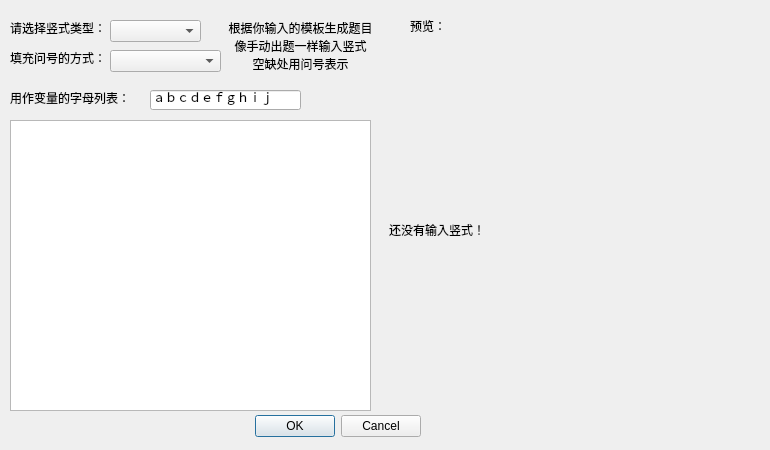
<?xml version="1.0" encoding="UTF-8"?>
<ui version="4.0">
 <class>Dialoghp</class>
 <widget class="QDialog" name="Dialoghp">
  <property name="geometry">
   <rect>
    <x>0</x>
    <y>0</y>
    <width>770</width>
    <height>450</height>
   </rect>
  </property>
  <property name="windowTitle">
   <string>半自动出题</string>
  </property>
  <widget class="QDialogButtonBox" name="buttonBox">
   <property name="geometry">
    <rect>
     <x>80</x>
     <y>410</y>
     <width>341</width>
     <height>32</height>
    </rect>
   </property>
   <property name="orientation">
    <enum>Qt::Horizontal</enum>
   </property>
   <property name="standardButtons">
    <set>QDialogButtonBox::Cancel|QDialogButtonBox::Ok</set>
   </property>
  </widget>
  <widget class="QLabel" name="label">
   <property name="geometry">
    <rect>
     <x>10</x>
     <y>20</y>
     <width>111</width>
     <height>16</height>
    </rect>
   </property>
   <property name="text">
    <string>请选择竖式类型：</string>
   </property>
  </widget>
  <widget class="QComboBox" name="cbxType">
   <property name="geometry">
    <rect>
     <x>110</x>
     <y>20</y>
     <width>91</width>
     <height>22</height>
    </rect>
   </property>
  </widget>
  <widget class="QLabel" name="label_3">
   <property name="geometry">
    <rect>
     <x>10</x>
     <y>50</y>
     <width>101</width>
     <height>16</height>
    </rect>
   </property>
   <property name="text">
    <string>填充问号的方式：</string>
   </property>
  </widget>
  <widget class="QComboBox" name="cbxQuote">
   <property name="geometry">
    <rect>
     <x>110</x>
     <y>50</y>
     <width>111</width>
     <height>22</height>
    </rect>
   </property>
  </widget>
  <widget class="QLabel" name="label_4">
   <property name="geometry">
    <rect>
     <x>220</x>
     <y>20</y>
     <width>161</width>
     <height>51</height>
    </rect>
   </property>
   <property name="text">
    <string>根据你输入的模板生成题目
像手动出题一样输入竖式
空缺处用问号表示</string>
   </property>
   <property name="alignment">
    <set>Qt::AlignCenter</set>
   </property>
  </widget>
  <widget class="QLabel" name="label_5">
   <property name="geometry">
    <rect>
     <x>10</x>
     <y>90</y>
     <width>131</width>
     <height>16</height>
    </rect>
   </property>
   <property name="text">
    <string>用作变量的字母列表：</string>
   </property>
  </widget>
  <widget class="QLineEdit" name="lineEdit">
   <property name="geometry">
    <rect>
     <x>150</x>
     <y>90</y>
     <width>151</width>
     <height>20</height>
    </rect>
   </property>
   <property name="text">
    <string>ａｂｃｄｅｆｇｈｉｊ</string>
   </property>
  </widget>
  <widget class="QTextEdit" name="textEdit">
   <property name="geometry">
    <rect>
     <x>10</x>
     <y>120</y>
     <width>361</width>
     <height>291</height>
    </rect>
   </property>
  </widget>
  <widget class="QLabel" name="label_6">
   <property name="geometry">
    <rect>
     <x>410</x>
     <y>20</y>
     <width>54</width>
     <height>12</height>
    </rect>
   </property>
   <property name="text">
    <string>预览：</string>
   </property>
  </widget>
  <widget class="QWidget" name="gridLayoutWidget">
   <property name="geometry">
    <rect>
     <x>389</x>
     <y>49</y>
     <width>361</width>
     <height>361</height>
    </rect>
   </property>
   <layout class="QGridLayout" name="gridLayout">
    <item row="0" column="0">
     <widget class="QLabel" name="lblShow">
      <property name="text">
       <string>还没有输入竖式！</string>
      </property>
      <property name="alignment">
       <set>Qt::AlignLeading|Qt::AlignLeft|Qt::AlignVCenter</set>
      </property>
     </widget>
    </item>
   </layout>
  </widget>
 </widget>
 <resources/>
 <connections>
  <connection>
   <sender>buttonBox</sender>
   <signal>accepted()</signal>
   <receiver>Dialoghp</receiver>
   <slot>accept()</slot>
   <hints>
    <hint type="sourcelabel">
     <x>248</x>
     <y>254</y>
    </hint>
    <hint type="destinationlabel">
     <x>157</x>
     <y>274</y>
    </hint>
   </hints>
  </connection>
  <connection>
   <sender>buttonBox</sender>
   <signal>rejected()</signal>
   <receiver>Dialoghp</receiver>
   <slot>reject()</slot>
   <hints>
    <hint type="sourcelabel">
     <x>316</x>
     <y>260</y>
    </hint>
    <hint type="destinationlabel">
     <x>286</x>
     <y>274</y>
    </hint>
   </hints>
  </connection>
 </connections>
</ui>
